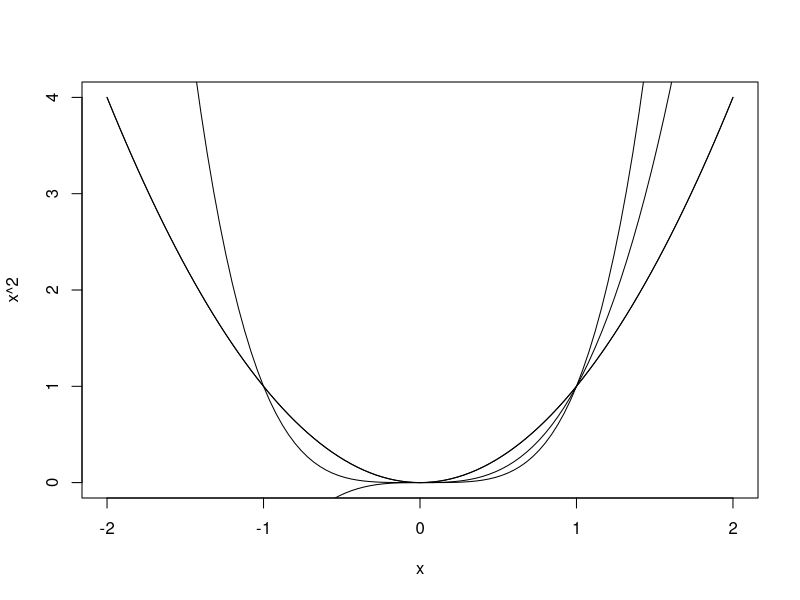

Here is the R script that generated this plot:
curve(x^2,-2,2);
x <- c(1,3,4,7,8,9);
y <- c(0,3,6,9,7,8);
#plot(x,y,type="l");
curve(x^2,-2,2, add=TRUE);
curve(x^3,-2,2, add=TRUE);
curve(x^4,-2,2, add=TRUE);
